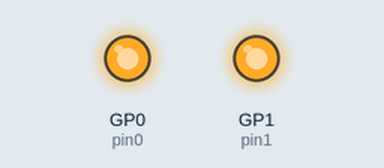
This program was run on a simulated Raspberry Pi Pico running MicroPython. Parts: output pins drawn as LEDs (lit = HIGH). What the program prints to the serial console is not drawn. At 0.0 s the program stops and its outputs stay as they are.

Above: at 0.1 s.
Timing chart, 0 to 1.5 s (numbered marks = the images above):
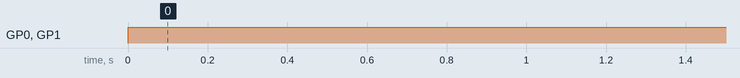

Measured:
- by itself, GP0 (pin0), GP1 (pin1): LOW → HIGH at 0.00 s

The program:

import_demo.py
```python
from machine import Pin
import companion
import shared_helper

pin0 = Pin(0, Pin.OUT)
pin1 = Pin(1, Pin.OUT)

pin0.value(1 if companion.check() else 0)
pin1.value(1 if shared_helper.check() else 0)

print("companion:", companion.check())
print("shared_helper:", shared_helper.check())
```

companion.py
```python
"""Helper module placed next to import_demo.py: demonstrates addScriptDirToPath
(the folder of the main script is added to the module search path)."""


def check():
    return True
```

shared_helper.py
```python
"""Module of a shared library, in a folder separate from that of the
main script: demonstrates the libraryPath parameter of MCU."""


def check():
    return True
```
